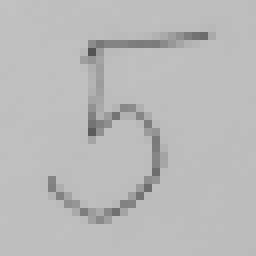
%> input picture site/treti_semestr/signaly_a_informace/cislice5.png, 32 x 32 px (shown 8 times larger)
$ octave cv02b.m   (GNU Octave 9; MATLAB toolbox functions it lacks are replaced by stand-ins)
%> lines starting %> are read from the running program, lines starting %| are printed output that depends on the picture; in (x1, y1, x2, y2) boxes, pixels count from 0 and x2, y2 are one past the last pixel; in counts of white or black regions, pixels touching at a corner belong together; the program's own positions count from 1
clear; clc; close all;

A = imread('cislice5.png');
%> A is the input picture: size 32x32 uint8; min 85, max 194, mean 185.4

figure;
subplot(3,1,1);
imshow(A);

A_double = im2double(A);
minA = min(A_double(:));
%> minA = 0.333
maxA = max(A_double(:));
%> maxA = 0.761

B_double = (A_double - minA) / (maxA - minA) * 255;
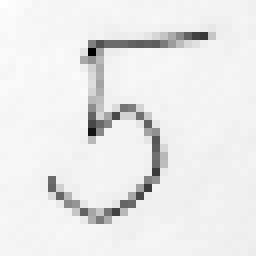
%> B_double: size 32x32 double (shown 8 times larger); min 0, max 255, mean 234.8
B = uint8(B_double);

subplot(3,1,2);
imshow(B);

C = B;
w = 2;
C(1:w, :) = 0;
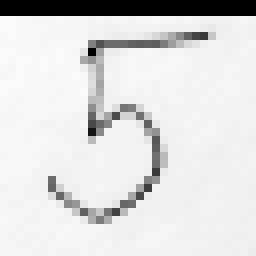
%> C: size 32x32 uint8 (shown 8 times larger); min 0, max 250, mean 219.4
C(end-w+1:end, :) = 0;
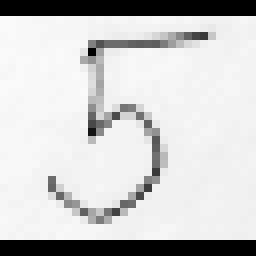
%> C: size 32x32 uint8 (shown 8 times larger); 6.25% of pixels changed, all inside (x1, y1, x2, y2) = (0, 30, 32, 32)
C(:, 1:w) = 0;
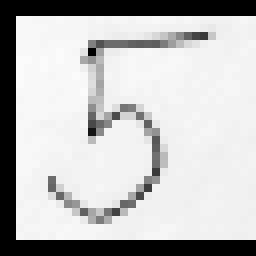
%> C: size 32x32 uint8 (shown 8 times larger); 5.47% of pixels changed, all inside (x1, y1, x2, y2) = (0, 2, 2, 30)
C(:, end-w+1:end) = 0;
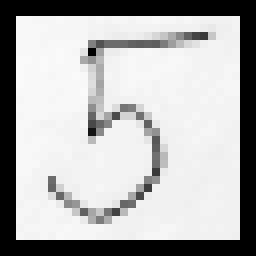
%> C: size 32x32 uint8 (shown 8 times larger); 5.47% of pixels changed, all inside (x1, y1, x2, y2) = (30, 2, 32, 30)

subplot(3,1,3);
imshow(C);
